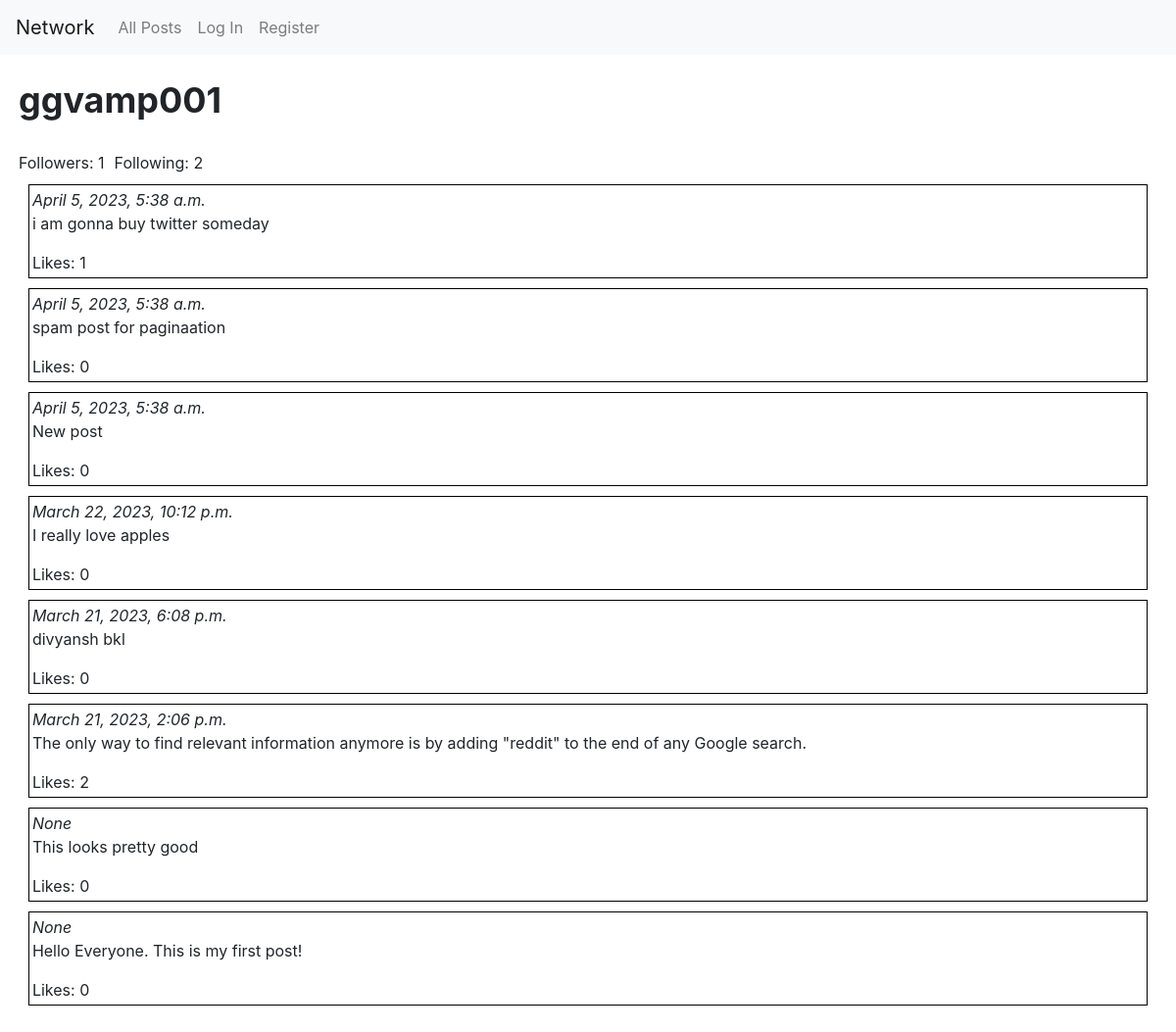
Page /user/ggvamp001 on the earlier database version.
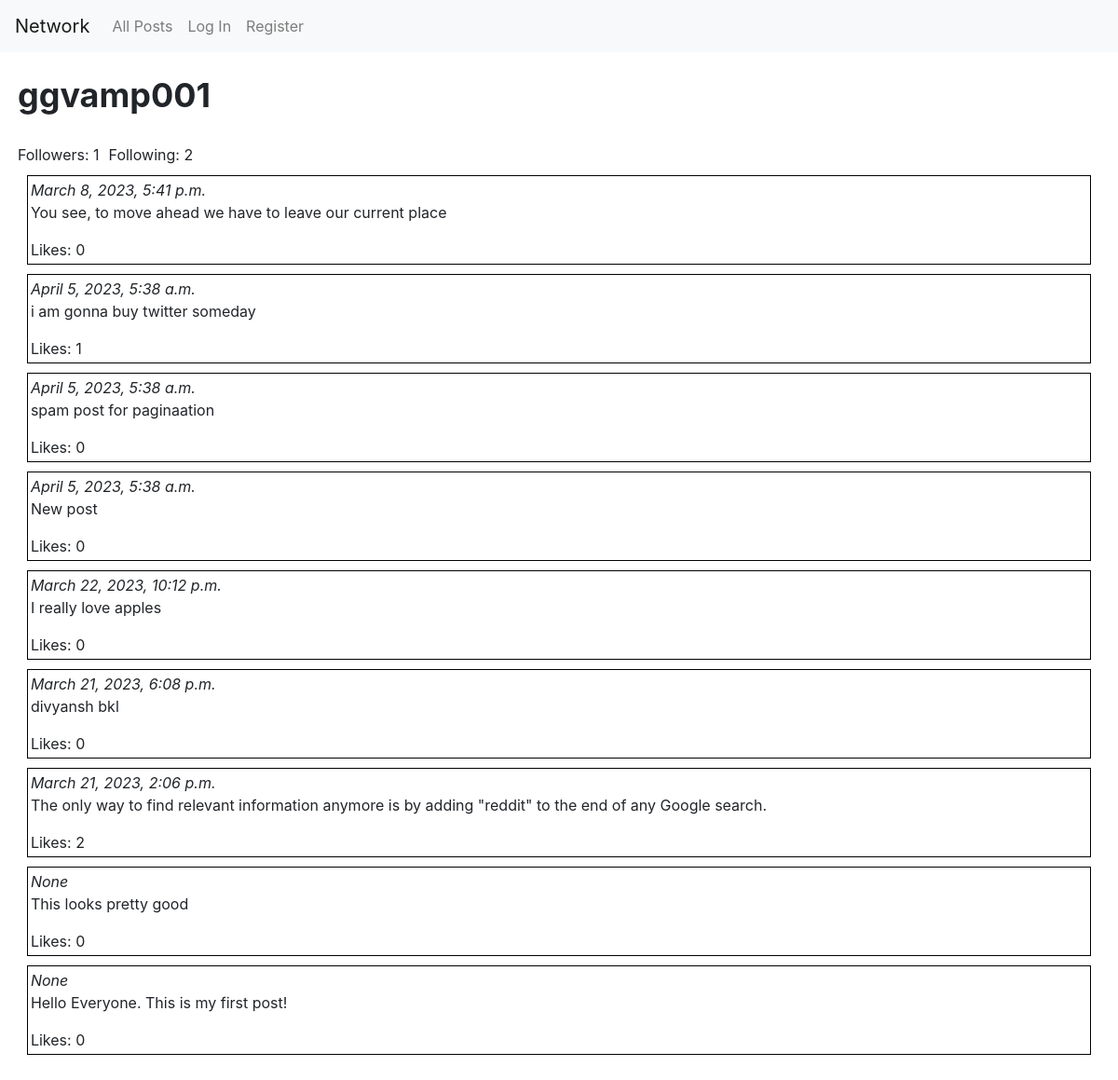
Same page on the later database version.
### network/models.py (models this page shows, shortened)
class User(AbstractUser):
    pass

class Posts(models.Model):
    poster = models.ForeignKey(User, on_delete=models.CASCADE, related_name="posts")
    content = models.TextField(max_length=256)
    time = models.DateTimeField(default=datetime.now())

### network/views.py (the view)
# urls.py: path("user/<str:username>", views.userpage, name="userpage"),
def userpage(request, username):
    user = User.objects.get(username=username)
    allposts = list(Posts.objects.filter(poster=user).values())
    for post in allposts:
        post['likecount']=len(Like.objects.filter(post_id=post['id']))
        liked=[1]
        if len(liked) == 0:
            post['liked'] = False
        else:
            post['liked'] = True
    allposts.reverse()
    follower = len(user.followers.all())
    following = len(user.following.all())
    try:
        Follower.objects.get(follower=User.objects.get(username=request.user.username), following=User.objects.get(username=username))
        follow_status = True
    except:
        follow_status = False
    return render(request, "network/userpage.html", {
        "username":username,
        "posts":allposts,
        "followers":follower,
        "following": following,
        "follow_status":follow_status
    })

### network/templates/network/userpage.html (shortened to what this page needs)
{% extends "network/layout.html" %}
{% load static %}
{% block body %}
    <div id="UserBody">
        <div id="username">
            {{username}}
        </div>
        <div id="belowFollowButton">
            <div>Followers: {{followers}}</div> <div>Following: {{following}}</div>
        </div>
        <div>
            {% for post in posts %}
            <div class="post">
                <i>{{post.time}}</i>
                <p>{{post.content}} </p>
                Likes: {{post.likecount}}
            </div>
            {% endfor %}
        </div>
    </div>
{% endblock %}

### network/templates/network/layout.html (shortened to what this page needs)
{% load static %}
<!DOCTYPE html>
<html lang="en">
    <head>
        <link rel="stylesheet" href="https://stackpath.bootstrapcdn.com/bootstrap/4.4.1/css/bootstrap.min.css">
        <link href="{% static 'network/styles.css' %}" rel="stylesheet">
    </head>
    <body>
        <nav class="navbar navbar-expand-lg navbar-light bg-light">
            <a class="navbar-brand" href="#">Network</a>
            <div>
              <ul class="navbar-nav mr-auto">
                <li class="nav-item">
                  <a class="nav-link" href="{% url 'index' %}">All Posts</a>
                </li>
                {% if user.is_authenticated %}
                    <li class="nav-item">
                        <form id="followingButton">
                            {% csrf_token %}
                            <input class="nav-link" id="following" type="submit" value="Following">
                        </form>
                    </li>
                    <li class="nav-item">
                        <a class="nav-link" href="{% url 'logout' %}">Log Out</a>
                    </li>
                {% else %}
                    <li class="nav-item">
                        <a class="nav-link" href="{% url 'login' %}">Log In</a>
                    </li>
                    <li class="nav-item">
                        <a class="nav-link" href="{% url 'register' %}">Register</a>
                    </li>
                {% endif %}
              </ul>
            </div>
          </nav>
        <div class="body">
            {% block body %}
            {% endblock %}
        </div>
    </body>
</html>

### network/static/network/styles.css (style rules this page uses)
.post { border:1px solid black; margin:10px; padding:3px; }
#username { font-size:36px; font-weight:bold; padding-bottom:15px; animation-name: enterFromRight; animation-duration:2s; }
.navbar { animation-name: enterFromBottom; animation-duration: 3s; }
#UserBody { padding:.5cm; }
#belowFollowButton { display: flex; flex:wrap; }
#belowFollowButton > div { padding-right:10px; padding-top:10px; }

Differences in the rows shown:
added Posts: time "March 8, 2023, 5:41 p.m.", content "You see, to move ahead we have to leave our current place", likecount "0"
